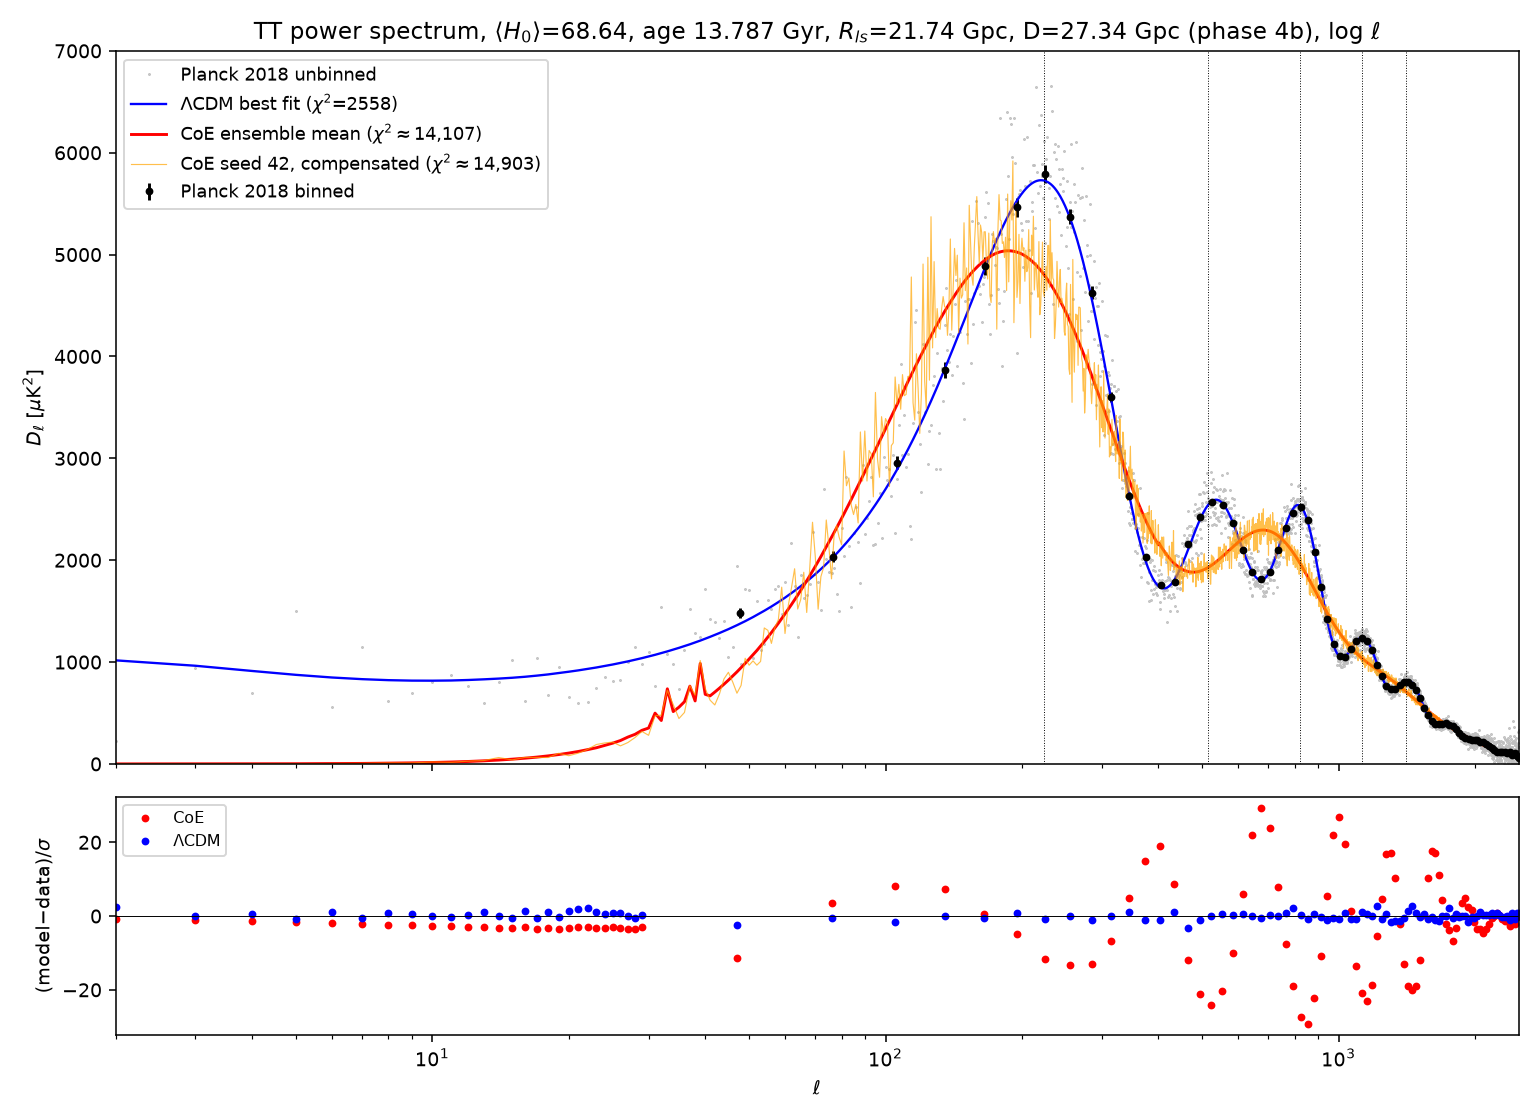

Generate this figure with Python:
# Phase4 TT power spectrum: CoE model (H0=68.64, age 13.787 Gyr, field refit from scratch) vs Planck 2018
import numpy as np, matplotlib; matplotlib.use('Agg'); import matplotlib.pyplot as plt
z=np.load('p6_d4b.npz'); l=np.arange(len(z['D']))
b=np.loadtxt('/workspace/planck/COM_PowerSpect_CMB-TT-binned_R3.01.txt')
f=np.loadtxt('/workspace/planck/COM_PowerSpect_CMB-TT-full_R3.01.txt')
fig,ax=plt.subplots(2,1,figsize=(11,8),sharex=True,gridspec_kw={'height_ratios':[3,1]})
ax[0].plot(f[:,0],f[:,1],'.',ms=1,color='0.75',label='Planck 2018 unbinned')
ax[0].errorbar(b[:,0],b[:,1],yerr=[b[:,2],b[:,3]],fmt='o',ms=3,color='k',label='Planck 2018 binned')
ax[0].plot(l[2:],z['Lt'][2:],'b-',lw=1.2,label=r'$\Lambda$CDM best fit ($\chi^2$=2558)')
ax[0].plot(l[2:],z['D'][2:],'r-',lw=1.5,label=r'CoE ensemble mean ($\chi^2\approx$14,107)')
ax[0].plot(l[2:],z['Drc'][2:],color='orange',lw=0.6,alpha=0.7,label=r'CoE seed 42, compensated ($\chi^2\approx$14,903)')
ax[0].set_ylabel(r'$D_\ell$ [$\mu$K$^2$]'); ax[0].set_ylim(0,7000); ax[0].legend(fontsize=9)
ax[0].set_title(r'TT power spectrum, $\langle H_0\rangle$=68.64, age 13.787 Gyr, $R_{ls}$=21.74 Gpc, D=27.34 Gpc (phase 4b), log $\ell$')
for p in [224,514,822,1124,1405]: ax[0].axvline(p,color='k',ls=':',lw=0.5)
lb=np.r_[f[:28,0],b[:,0]].astype(int); bd=np.r_[f[:28,1],b[:,1]]; err=np.r_[0.5*(f[:28,2]+f[:28,3]),0.5*(b[:,2]+b[:,3])]
ax[1].plot(lb,(np.interp(lb,l,z['D'])-bd)/err,'r.',label='CoE')
ax[1].plot(lb,(np.interp(lb,l,z['Lt'])-bd)/err,'b.',label=r'$\Lambda$CDM')
ax[1].axhline(0,color='k',lw=0.5); ax[1].set_ylabel(r'(model$-$data)/$\sigma$'); ax[1].set_xlabel(r'$\ell$'); ax[1].legend(fontsize=8)
ax[1].set_xlim(2,2500); ax[1].set_xscale('log'); plt.tight_layout(); plt.savefig('TT_spectrum_plot_log.png',dpi=140)
